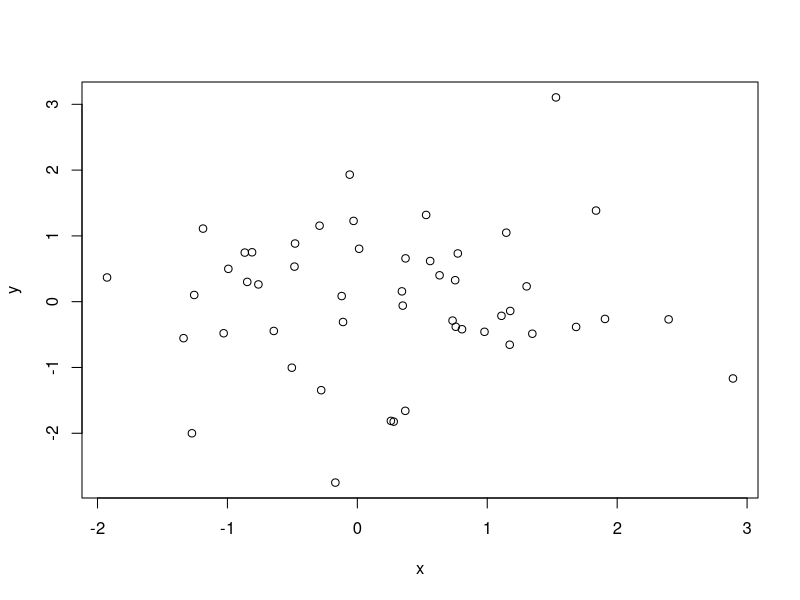

The R script that drew this image:
#############################################################
##########   MAIN SCRIPT  ###################################

#This script has an error in the length of x and y, so when we make a plot we get an error


x=rnorm(50)
y=rnorm(50)

plot(x,y)


#Linear model

summary(lm(y~x))

#glm

